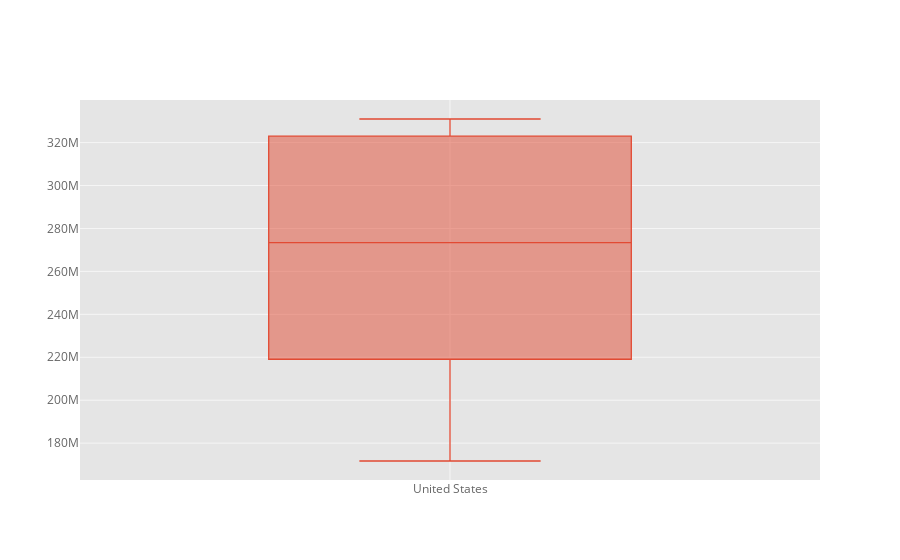

The cell this chart's notebook holds for it:
### Markdown cell above
## 4. Gráfica de cajas

### Code cell
df_population['United States'].iplot(kind='box')

### Figure 1 — Plotly figure (JSON) as saved in the notebook; plotly's stock layout.template omitted (floating-point values rounded to 4 significant figures)
{"data": [{"boxpoints": false, "line": {"width": 1.3}, "marker": {"color": "rgba(226, 74, 51, 1.0)"}, "name": "United States", "orientation": "v", "type": "box", "y": [171685336, 186720571, 199733676, 209513341, 219081251, 229476354, 240499825, 252120309, 265163745, 281710909, 294993511, 309011475, 320878310, 323015995, 325084756, 327096265, 329064917, 331002651]}], "layout": {"legend": {"bgcolor": "#FFFFFF", "font": {"color": "#666666"}}, "paper_bgcolor": "#FFFFFF", "plot_bgcolor": "#E5E5E5", "title": {"font": {"color": "#151516"}}, "xaxis": {"gridcolor": "#F6F6F6", "showgrid": true, "tickfont": {"color": "#666666"}, "title": {"font": {"color": "#666666"}, "text": ""}, "zerolinecolor": "#F6F6F6"}, "yaxis": {"gridcolor": "#F6F6F6", "showgrid": true, "tickfont": {"color": "#666666"}, "title": {"font": {"color": "#666666"}, "text": ""}, "zerolinecolor": "#F6F6F6"}}}
